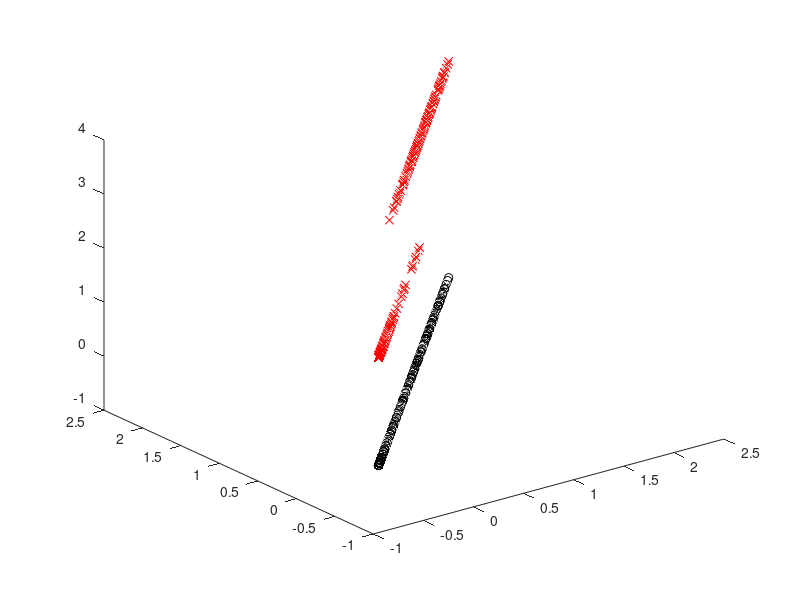
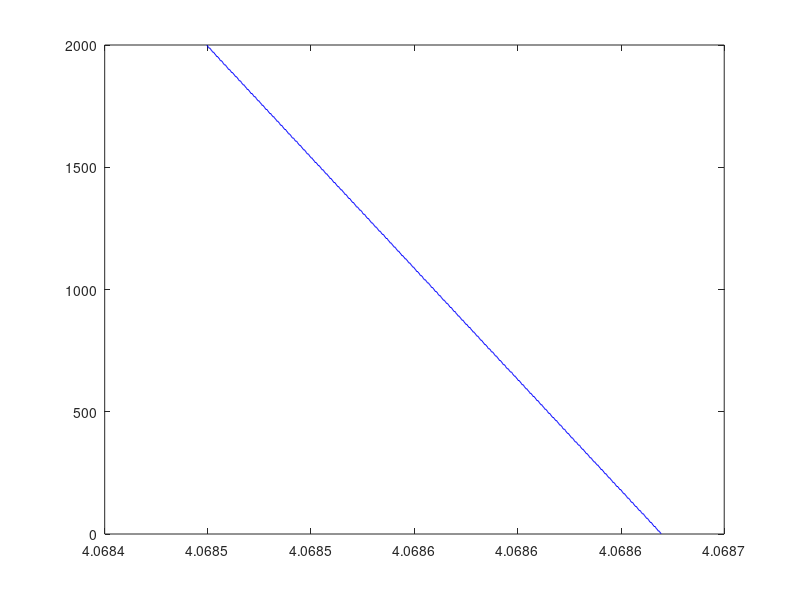

The MATLAB source for these figures, in order:
% the key is to solve the parameters:  initiate parameters = [0;0]
% the formula to solve parameters:   get h first,   h = (x * parameters - y)'
%  parameters(i) = parameters(i) - learningRate * 1/m * h * x(:,i); 
%  costHistory(i) = (x * parameters - y)'  * (x * parameters - y) / (2*m);
%  error_function = 1/2m * sum((y_hat-y).^2)
%  gradient descent 

clc;
clear;

% linlear regression through gradiant descent

% load the data
cancer = csvread('Breast_Cancer.dat');

% set up all the parameters
x1 = cancer(:,1);  % first column is x1
x2 = cancer(:,2);  % second column is x2
x3 = cancer(:,3);
x4 = cancer(:,4);
x5 = cancer(:,5);
x6 = cancer(:,6);
x7 = cancer(:,7);
x8 = cancer(:,8);
x9 = cancer(:,9);
x10 = cancer(:,10);  
y = cancer(:,11);

% 1) create augumented x matrix
x = [ones(size(cancer,1),1) x2  x3  x4  x5  x6  x7  x9];  % not necessary to include all 10 features but here more features increase the accuracy 


% 2) Normalize using standard deviation
m = size(x,1); % size of rows
n = size(x,2);
means_x = mean(x);   % get the means of each column
stds_x = std(x); % get the std of each column

for i = 1:m 
    for j = 1: n
        if x(i,j) == 0
            x(i,j)=means_x(j);  % replace the missing values with mean of the column
        end
    end 
    x(i,2:end) = (x(i,2:end) - means_x(2:end)) / stds_x(2:end);           %first column are 1s, so start from 2
end


plot3(x(:,2),x(:,3),y,'rx');  
hold on


% 3) Split up the data into test and train
x_train = x(1:630, :);
y_train = cancer(1:630, 11);
%size(x_train)

x_test = x(630:end,:);
y_test = cancer(630:end,11);


% 4) Gradient Descent Algorithm
% parameters we want to solve for 
parameters = [0;0;0;0;0;0;0;0];  % semi colon in the brackets means it will add more rows

% hyper parameters
learningRate = 1e-8;
repetition = 2000;

% Storage
costHistory = zeros(repetition,1);

% iterate across epochs 
for i =1:repetition
    h = (x * parameters - y)';  % transpose of function inputs    
    for j = 1: n
        parameters(j) = parameters(j) - learningRate * 1/m * h * x(:,j);  % update the initiated parameter , 1/m * h * x(:,1) is the gradient 
    end 
    % cost function
    costHistory(i) = (x * parameters - y)'  * (x * parameters - y) / (2*m);    
    costHistory(i)
end
%parameters

% plot the linear fit 
plot3(x(:,2), x(:,3),parameters(1) + parameters(2) * x(:,2) + parameters(3) * x(:,3) + parameters(4) * x(:,4) +  parameters(5) * x(:,5) + parameters(6) * x(:,6) + parameters(7) * x(:,7) + parameters(8) * x(:,8),'ko');
% can not be 'k' coz it will be a plane, here should  be dots, look more resonable 
hold on                                                   

% plot the cost
figure;
plot(costHistory, 1:repetition ,'b');


% 5) Test on the test set : compare predicted y and actual y to see the accuracy
printf('Test Classification:')
testPredictions = x_test*parameters;
for i = 1: size(x_test,1)
    if testPredictions(i) >= 0.5   
        testPredictions(i) = 4;
        %testPredictions(i) = 1;
    else
        testPredictions(i) = 2;
        %testPredictions(i) = 0;
    end
end

[ y_test  real(testPredictions) ] 

count = 0 ;
for i=1:size(x_test,1)
    if y_test(i) == testPredictions(i)
        count = count+1;
    end
end

count / size(x_test,1)

























